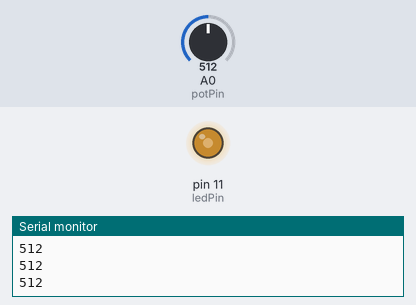
A sketch run on a simulated Arduino Uno, built with avr-gcc and run on an emulated ATmega328P. Parts: output pins drawn as LEDs (lit = HIGH), the last lines printed to the serial monitor. The test bench sets the inputs (shaded band); at power-on: A0 (potPin) = 512.

Above: at 1.3 s.
1.4 s: A0 (potPin) set to 716
At 2.0 s:
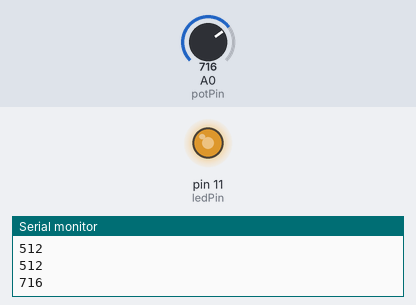
3.0 s: A0 (potPin) set to 900
At 4.2 s:
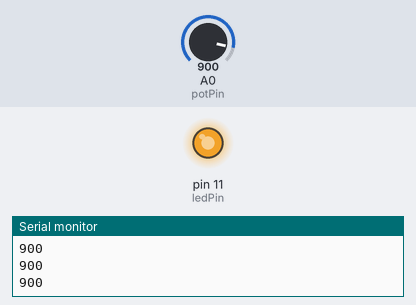
4.5 s: A0 (potPin) set to 122
At 5.5 s:
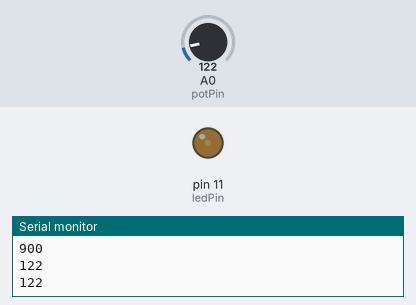
6.0 s: A0 (potPin) set to 0
At 6.7 s:
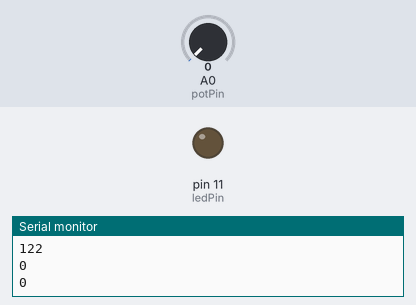
Timing chart, 0 to 8.5 s (numbered marks = the images above; inputs shaded):
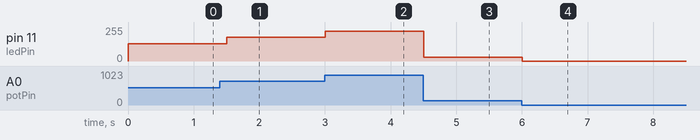

The sketch:

Project6Sketch.ino
```cpp
int potPin = 0;    // select the input pin for the potentiometer
int ledPin = 11;   // select the pin for the LED
int val = 0;       // variable to store the value coming from the sensor

void setup() {
  Serial.begin(9600);

}

void loop() {
  //val ranges from 0 to 1023
  val = analogRead(potPin);
  Serial.println(val);
  // ledpin takes a value from 0 to 255, so divide val by 4
  analogWrite(ledPin, val/4);
  delay(500);
}
```

Measured:
- after the input at 1.4 s, pin 11 (ledPin): 128/255 → 179/255 after 0.10 s
- after the input at 3.0 s, pin 11 (ledPin): 179/255 → 225/255 at once
- after the input at 4.5 s, pin 11 (ledPin): 225/255 → 30/255 at once
- after the input at 6.0 s, pin 11 (ledPin): 30/255 → 0/255 at once
